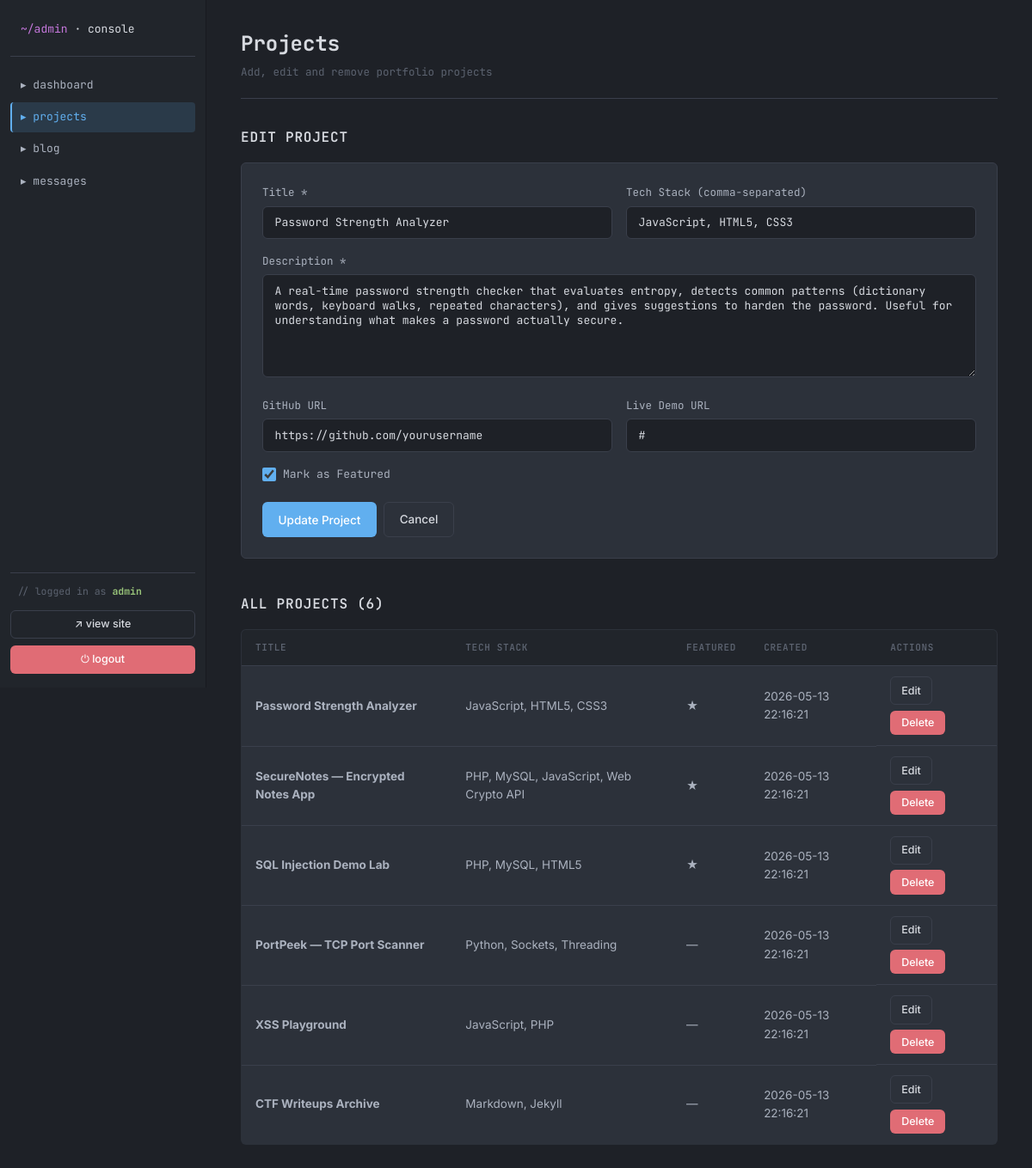
Page /admin/projects.php?edit=1 (signed in) on the committed database.
### tables this page shows
CREATE TABLE `projects` (
    `id` INT(11) NOT NULL AUTO_INCREMENT,
    `title` VARCHAR(150) NOT NULL,
    `description` TEXT NOT NULL,
    `image` VARCHAR(255) DEFAULT 'assets/img/project-default.svg',
    `tech_stack` VARCHAR(255) DEFAULT NULL,
    `github_url` VARCHAR(255) DEFAULT NULL,
    `demo_url` VARCHAR(255) DEFAULT NULL,
    `featured` TINYINT(1) DEFAULT 0,
    `created_at` TIMESTAMP DEFAULT CURRENT_TIMESTAMP,
    PRIMARY KEY (`id`)
);

### includes/functions.php (called while the page is built, shortened)
<?php
function e(string $value): string
{
    return htmlspecialchars($value, ENT_QUOTES | ENT_HTML5, 'UTF-8');
}

### admin/projects.php (the view, shortened to what this page needs)
<?php require __DIR__ . '/header.php'; ?>
<?php
$editing = null;
if (!empty($_GET['edit'])) {
    $stmt = $pdo->prepare('SELECT * FROM projects WHERE id = :id');
    $stmt->execute([':id' => $_GET['edit']]);
    $editing = $stmt->fetch();
}
$projects = $pdo->query('SELECT * FROM projects ORDER BY created_at DESC')->fetchAll();
?>
<div class="admin-header">
    <div>
        <h1>Projects</h1>
        <p class="text-muted">Add, edit and remove portfolio projects</p>
    </div>
</div>
<section class="admin-section">
    <h2><?= $editing ? 'Edit Project' : 'Add New Project' ?></h2>
    <form method="POST" class="admin-form">
        <div class="form-row">
            <div class="form-group">
                <label for="title">Title *</label>
                <input type="text" id="title" name="title" required maxlength="150"
                       value="<?= $editing ? e($editing['title']) : '' ?>">
            </div>
            <div class="form-group">
                <label for="tech_stack">Tech Stack (comma-separated)</label>
                <input type="text" id="tech_stack" name="tech_stack" maxlength="255"
                       placeholder="PHP, MySQL, JavaScript"
                       value="<?= $editing ? e($editing['tech_stack']) : '' ?>">
            </div>
        </div>
        <div class="form-group">
            <label for="description">Description *</label>
            <textarea id="description" name="description" rows="4" required><?= $editing ? e($editing['description']) : '' ?></textarea>
        </div>
        <div class="form-row">
            <div class="form-group">
                <label for="github_url">GitHub URL</label>
                <input type="url" id="github_url" name="github_url" maxlength="255"
                       value="<?= $editing ? e($editing['github_url']) : '' ?>">
            </div>
            <div class="form-group">
                <label for="demo_url">Live Demo URL</label>
                <input type="url" id="demo_url" name="demo_url" maxlength="255"
                       value="<?= $editing ? e($editing['demo_url']) : '' ?>">
            </div>
        </div>
        <div class="form-group checkbox-group">
            <label>
                <input type="checkbox" name="featured" <?= ($editing && $editing['featured']) ? 'checked' : '' ?>>
                Mark as Featured
            </label>
        </div>
        <div class="form-actions">
            <button type="submit" class="btn btn-primary"><?= $editing ? 'Update Project' : 'Create Project' ?></button>
            <?php if ($editing): ?>
                <a href="projects.php" class="btn btn-outline">Cancel</a>
            <?php endif; ?>
        </div>
    </form>
</section>
<section class="admin-section">
    <h2>All Projects (<?= count($projects) ?>)</h2>
    <?php if (!$projects): ?>
        <p class="empty-state">No projects yet. Use the form above to add one.</p>
    <?php else: ?>
        <table class="admin-table">
            <thead>
                <tr>
                    <th>Title</th>
                    <th>Tech Stack</th>
                    <th>Featured</th>
                    <th>Created</th>
                    <th>Actions</th>
                </tr>
            </thead>
            <tbody>
                <?php foreach ($projects as $p): ?>
                <tr>
                    <td><strong><?= e($p['title']) ?></strong></td>
                    <td><?= e($p['tech_stack'] ?? '—') ?></td>
                    <td><?= $p['featured'] ? '★' : '—' ?></td>
                    <td><?= e($p['created_at']) ?></td>
                    <td class="actions-cell">
                        <a href="?edit=<?= (int)$p['id'] ?>" class="btn btn-outline btn-sm">Edit</a>
                        <form method="POST" style="display:inline" data-confirm="Delete this project?">
                            <button type="submit" class="btn btn-danger btn-sm">Delete</button>
                        </form>
                    </td>
                </tr>
                <?php endforeach; ?>
            </tbody>
        </table>
    <?php endif; ?>
</section>
<?php require __DIR__ . '/footer.php'; ?>

### assets/css/style.css (style rules this page uses)
:root { --bg-app: #1e2127; --bg-titlebar: #21252b; --bg-activitybar: #2c313a; --bg-sidebar: #21252b; --bg-editor: #282c34; --bg-tabbar: #21252b; --bg-tab-active: #282c34; --bg-statusbar: #21252b; --bg-elev: #2c313a; --bg-elev-hover: #353b45; --border: #181a1f; --border-soft: #3a3f4b; --text-primary: #abb2bf; --text-strong: #d7dae0; --text-muted: #5c6370; --text-comment: #7f848e; --accent-blue: #61afef; --accent-purple: #c678dd; --accent-green: #98c379; --accent-yellow: #e5c07b; --accent-red: #e06c75; --accent-cyan: #56b6c2; --selection: rgba(97, 175, 239, 0.2); --radius: 6px; --transition: 0.18s ease; --font-ui: 'Inter', -apple-system, BlinkMacSystemFont, sans-serif; --font-mono: 'JetBrains Mono', 'SF Mono', Menlo, Consolas, monospace; }
*, *::before, *::after { box-sizing: border-box; margin: 0; padding: 0; }
html { scroll-behavior: smooth; }
body { font-family: var(--font-ui); font-size: 14px; line-height: 1.6; background: var(--bg-app); color: var(--text-primary); -webkit-font-smoothing: antialiased; transition: background var(--transition), color var(--transition); }
a { color: var(--accent-blue); text-decoration: none; }
button { font-family: inherit; cursor: pointer; border: none; background: none; color: inherit; }
.btn { display: inline-flex; align-items: center; justify-content: center; gap: 0.5rem; padding: 0.55rem 1.1rem; border-radius: var(--radius); font-size: 13.5px; font-weight: 500; transition: var(--transition); border: 1px solid transparent; font-family: var(--font-ui); cursor: pointer; }
.btn-primary { background: var(--accent-blue); color: white; }
.btn-outline { background: transparent; border-color: var(--border-soft); color: var(--text-strong); }
.btn-sm { padding: 0.35rem 0.75rem; font-size: 12.5px; }
.btn-danger { background: var(--accent-red); color: white; }
.form-group { margin-bottom: 1rem; }
.form-group label { display: block; margin-bottom: 0.35rem; font-family: var(--font-mono); font-size: 12.5px; color: var(--text-primary); }
.form-group input, .form-group textarea, .form-group select { width: 100%; padding: 0.6rem 0.85rem; background: var(--bg-app); border: 1px solid var(--border-soft); border-radius: var(--radius); color: var(--text-strong); font-family: var(--font-mono); font-size: 13px; transition: var(--transition); }
.form-group textarea { resize: vertical; min-height: 120px; }

### assets/css/admin.css (style rules this page uses)
.admin-body { display: flex; min-height: 100vh; background: var(--bg-app); color: var(--text-primary); font-family: var(--font-ui); }
.admin-header { display: flex; justify-content: space-between; align-items: flex-end; margin-bottom: 2rem; padding-bottom: 1.25rem; border-bottom: 1px solid var(--border-soft); }
.admin-header h1 { font-family: var(--font-mono); font-size: 1.5rem; font-weight: 700; color: var(--text-strong); margin-bottom: 0.25rem; }
.text-muted { color: var(--text-muted); font-family: var(--font-mono); font-size: 12.5px; }
.admin-section { margin-bottom: 2.5rem; }
.admin-section h2 { font-family: var(--font-mono); font-size: 1rem; font-weight: 600; color: var(--text-strong); margin-bottom: 1rem; text-transform: uppercase; letter-spacing: 0.05em; }
.admin-table { width: 100%; border-collapse: collapse; background: var(--bg-elev); border: 1px solid var(--border-soft); border-radius: var(--radius); overflow: hidden; font-size: 13.5px; }
.admin-table th, .admin-table td { padding: 0.75rem 1rem; text-align: left; border-bottom: 1px solid var(--border-soft); }
.admin-table thead th { background: var(--bg-tabbar); text-transform: uppercase; font-size: 11px; letter-spacing: 0.06em; color: var(--text-muted); font-weight: 600; font-family: var(--font-mono); }
.admin-table tbody tr:last-child td { border-bottom: none; }
.actions-cell { display: flex; gap: 0.4rem; flex-wrap: wrap; }
.admin-form { padding: 1.5rem; background: var(--bg-elev); border: 1px solid var(--border-soft); border-radius: var(--radius); margin-bottom: 1.25rem; }
.form-row { display: grid; grid-template-columns: 1fr 1fr; gap: 1rem; }
.checkbox-group label { display: inline-flex; align-items: center; gap: 0.5rem; cursor: pointer; font-family: var(--font-mono); font-size: 13px; }
.checkbox-group input[type="checkbox"] { width: 16px; height: 16px; accent-color: var(--accent-blue); }
.form-actions { display: flex; gap: 0.5rem; margin-top: 1rem; flex-wrap: wrap; }

### rows in the picture
projects: title "Password Strength Analyzer", tech_stack "JavaScript, HTML5, CSS3", description "A real-time password strength checker that evaluates entropy, detects common patterns (dictionary words, keyboard walks, repeated characters), and gives suggestions to harden the password. Useful for understanding what makes a password actually secure.", github_url "https://github.com/yourusername", demo_url "#", featured "☑", created_at "2026-05-13 22:16:21"
projects: title "SecureNotes — Encrypted Notes App", tech_stack "PHP, MySQL, JavaScript, Web Crypto API", created_at "2026-05-13 22:16:21"
projects: title "SQL Injection Demo Lab", tech_stack "PHP, MySQL, HTML5", created_at "2026-05-13 22:16:21"
projects: title "PortPeek — TCP Port Scanner", tech_stack "Python, Sockets, Threading", created_at "2026-05-13 22:16:21"
projects: title "XSS Playground", tech_stack "JavaScript, PHP", created_at "2026-05-13 22:16:21"
projects: title "CTF Writeups Archive", tech_stack "Markdown, Jekyll", created_at "2026-05-13 22:16:21"

### other values in the picture
$_SESSION['admin_username'] "admin"
count($projects) "6"
